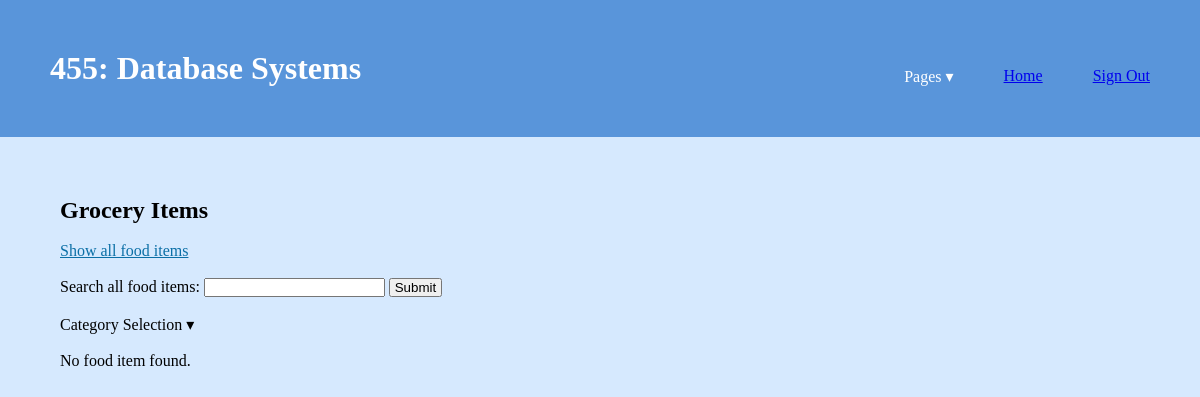
Page /GroceryApp/showStore.php?s=Cheese on the earlier database version.
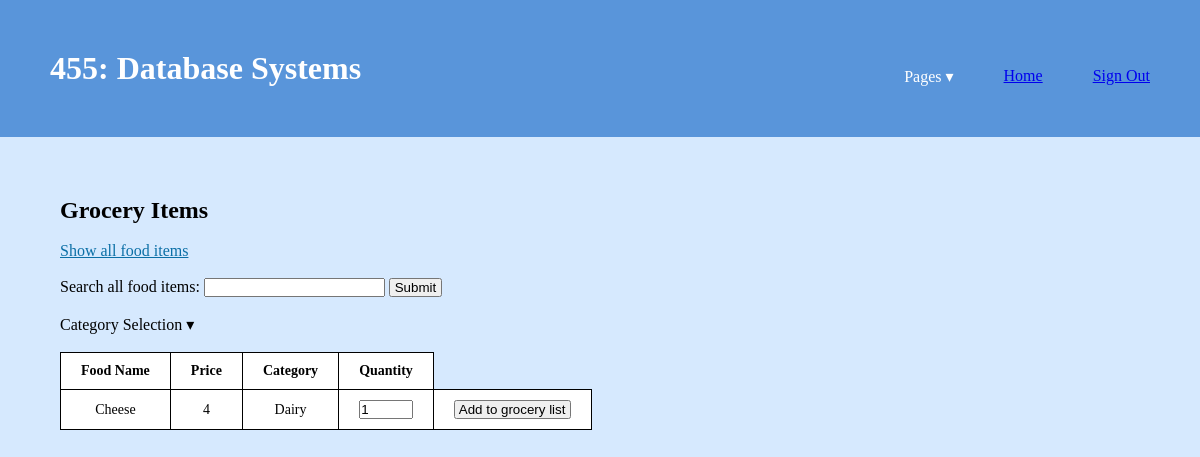
Same page on the later database version.
### tables this page shows
CREATE TABLE FoodItem (
	foodID INTEGER PRIMARY KEY,
	foodName TEXT NOT NULL,
	price REAL NOT NULL CHECK(price > 0.0),
	category TEXT NOT NULL,
	FOREIGN KEY (category) references Category(name) on update cascade on delete cascade
);

### GroceryApp/showStore.php (the view, shortened to what this page needs)
<!DOCTYPE html>
<html>
<head>
    <link rel="stylesheet" href="styles.css" />
</head>
<body>
    <div class="page">
        <header class="menu-container">
            <h1 class="logo">455: Database Systems</h1>
            <nav class="menu">
                <li class="dropdown">
                    <span>Pages &#9662;</span>
                </li>
                <li><a href="index.html">Home</a></li>
                <li><a href="signOut.php">Sign Out</a></li>
            </nav>
        </header>
        <article class="content">
            <header>
                <h2>Grocery Items</h2>
            </header>
            <br>
            <div>
                <a href="showGroceryItems.php" style="color: #0b6fa6">Show all food items</a>
            </div>
            <br>
            <div>
                <form action="showGroceryItems.php" method="get">
                    <label for="s">Search all food items:</label>
                    <input type="search" name="s" required>
                    <input type="submit" value=" Submit " />
                </form>
            </div>
            <br>
            <div class="dropdown">
                    <span>Category Selection &#9662;</span>
            </div>
            <div>
                <?php
                    $db_file = './myDB/grocery.db';
                    try {
                        $db = new PDO('sqlite:' . $db_file);
                        $db->setAttribute(PDO::ATTR_ERRMODE, PDO::ERRMODE_EXCEPTION);
                        if (isset($_GET['s'])) {
                            $stmt = $db->prepare("select * from foodItem where foodName like ? order by category");
                            $stmt->execute(["%".$_GET["s"]."%"]);
                            $t = $stmt->fetchAll(PDO::FETCH_ASSOC);
                            if (empty($t)){
                                echo("<br>No food item found.");
                            }
                            else{
                                echo '<br>
                                <table>
                                    <thead>
                                        <tr>
                                        <th>Food Name</th>
                                        <th>Price</th>
                                        <th>Category</th>
                                        <th>Quantity</th>
                                        </tr>
                                    </thead>
                                    <tbody>';
                                foreach($t as $tuple){
                                    echo '<tr>
                                            <td>'.$tuple['foodName'].'</td>
                                            <td>'.$tuple['price'].'</td>
                                            <td>'.$tuple['category'].'</td>
                                            <form action="addToCart.php?foodID='.$tuple['foodID'].'" method="post">
                                            <td><input type="number" name = "quantity" value="1" min="1" style="width: 4em"></td>
                                            <td><input type="submit" value=" Add to grocery list "></td>
                                            </form>
                                        </tr>';
                                }
                                echo '</tbody>
                                </table>';
                            }
                        }
                    }
                    catch(PDOException $e) {
                        die('Exception : '.$e->getMessage());
                    }
                ?>
            </div>
        </article>
    </div>
</body>
</html>

### GroceryApp/styles.css (style rules this page uses)
:root { --header-color: #5995da; --header-font: #fff; --header-hover: #5d6063; --header-dropdown-background: #b2d6ff; --background-color: #d6e9fe; --body-font: #fffffc; --pop-of-green: #b9f5d8; --pop-of-blue: #08a4bd; }
* { margin: 0; padding: 0; box-sizing: border-box; }
body { min-height: 100vh; display: flex; background-color: var(--background-color); flex-direction: column; }
.page { height: 100%; }
.menu-container { color: var(--header-font); background-color: var(--header-color); padding: 20px 0; display: flex; justify-content: space-between; width: 100%; padding: 50px; }
.menu { margin-top: 15px; width: 60%; display: flex; align-items: center; justify-content: right; }
.menu > li { display: inline; margin-right: 50px; }
.menu > li:last-of-type { margin-right: 0; }
.dropdown { position: relative; display: inline-flex; }
.dropdown > span { z-index: 2; position: relative; cursor: pointer; }
.content { display: block; margin: 5%; }
table { border-collapse: collapse; }
td, th { border: 1px solid black; padding: 10px 20px; font-size: 14px; text-align: center; background-color: var(--header-font); }

Differences in the rows shown:
added fooditem: foodName "Cheese", price "4", category "Dairy"
Other differences:
text no longer shown: "No food item found."
text now shown: "Food Name Price Category Quantity"
